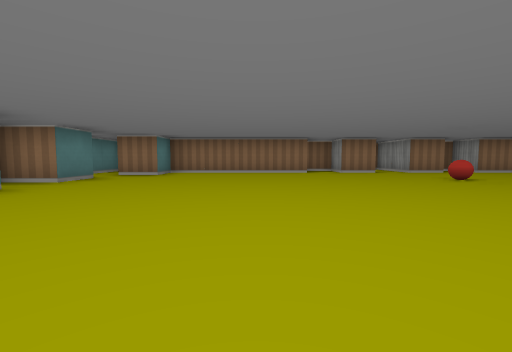
[1] (above)

16 first-person views from a walk through a cub3D maze. The camera is about half as high as the walls, tilts 4° down and sees 90° across. The floor is counted in squares. Each view is taken from the middle of a square. On the plan, view 1 faces up. The plan holds only what a view shows up to about 9 squares ahead; the rest is blank.

[2]
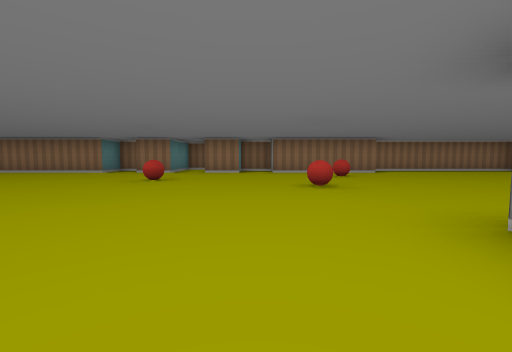

[3]
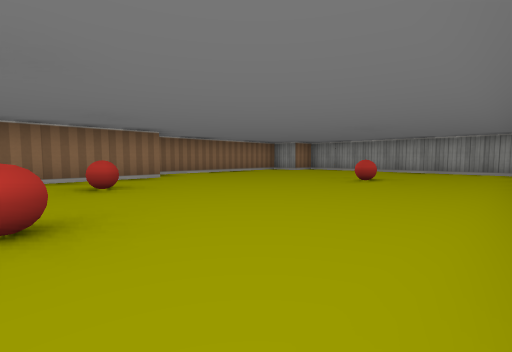

[4]
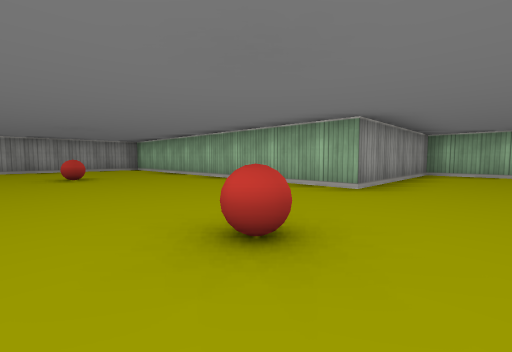

[5]
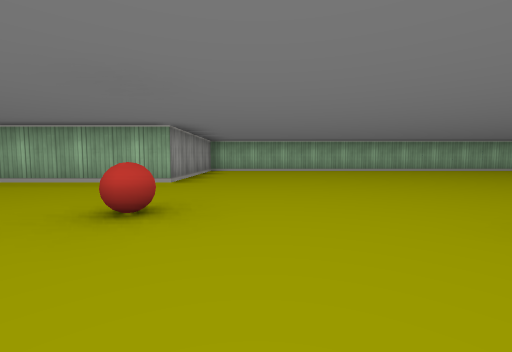

[6]
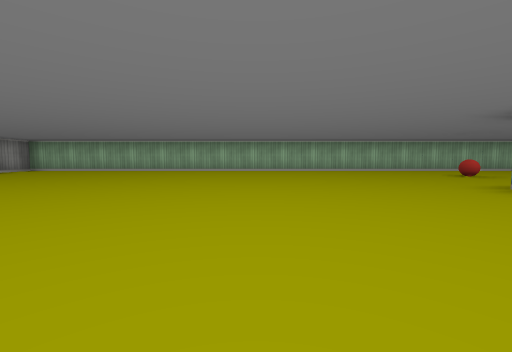

[7]
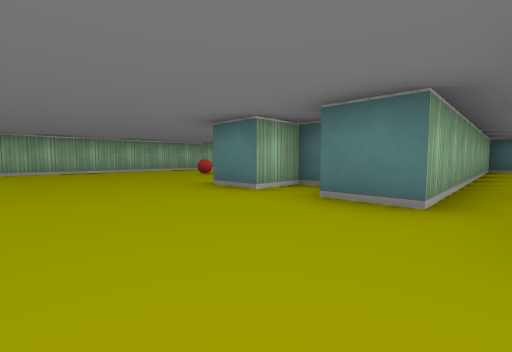

[8]
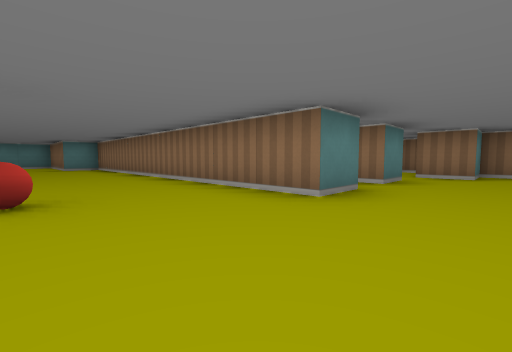

[9]
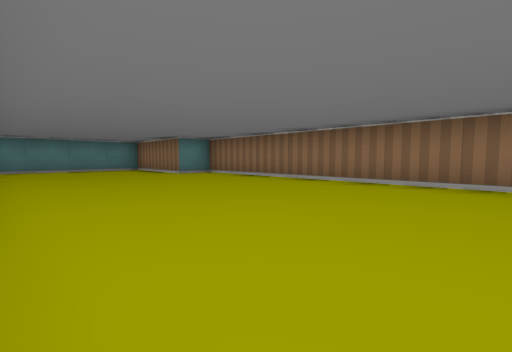

[10]
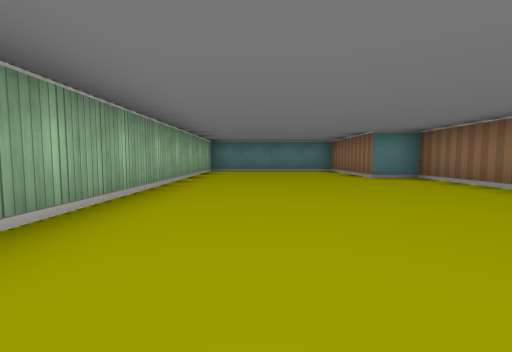

[11]
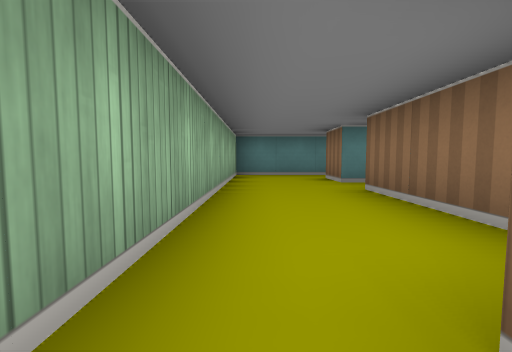

[12]
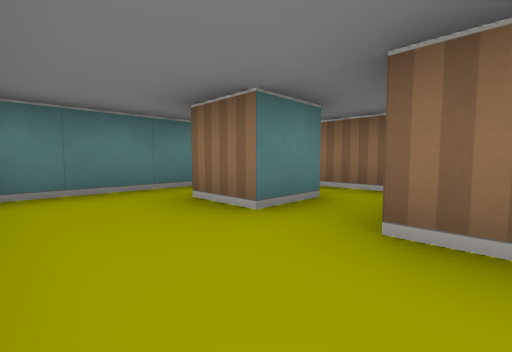

[13]
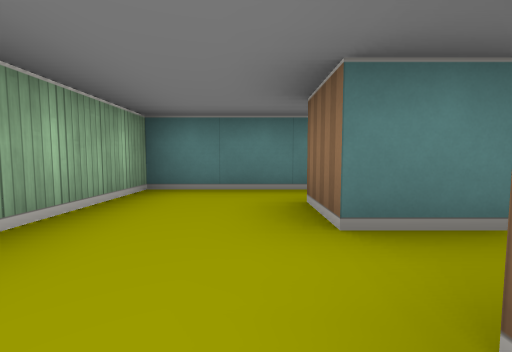

[14]
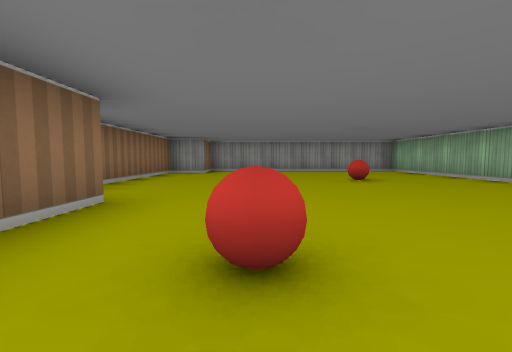

[15]
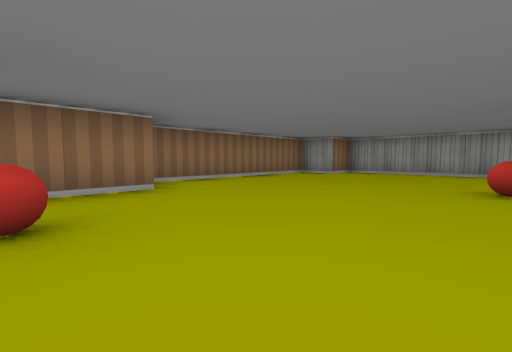

[16]
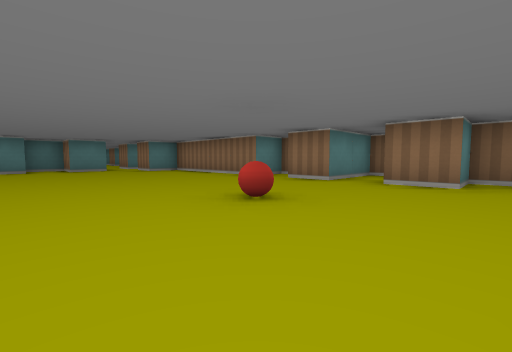

### Floor plan
Ten units are one square. View 1 is at (0, 0); x grows to the right and y downward. Boxes are objects, and circles mark ways between rooms. Rooms are numbered by the first view taken in them; rooms with no view inside come last. Other rooms are left out.
<svg viewBox="-160 -101 320 131">
<path fill="none" stroke="#000" d="M-35 -55 -35 -45 -45 -45 -45 -35 -35 -35 -35 -25 -125 -25 -125 -15 -155 -15 -155 25 75 25 75 -15 155 -15 155 -75 145 -75 145 -85 99 -85M35 -96 35 -75 25 -75 25 -85 15 -85 15 -75 -25 -75 -25 -65 -35 -65M96 -75 65 -75 65 -85 55 -85 55 -75 45 -75 45 -91M-39 -85 -45 -85 -45 -70M-55 -55 -35 -55M-95 -86 -95 -75 -105 -75M-91 -95 -101 -95M-65 -75 -85 -75M-115 -81 -115 -55 -55 -55"/>
<rect x="-55" y="-5" width="10" height="10" fill="#bbb"><title>ball</title></rect>
<rect x="35" y="-55" width="10" height="10" fill="#bbb"><title>ball</title></rect>
<rect x="65" y="-45" width="10" height="10" fill="#bbb"><title>ball</title></rect>
<rect x="75" y="-65" width="10" height="10" fill="#bbb"><title>ball</title></rect>
<rect x="115" y="-45" width="10" height="10" fill="#bbb"><title>ball</title></rect>
<circle cx="-30" cy="-60" r="3" fill="#2a7"/>
<circle cx="-50" cy="-60" r="3" fill="#2a7"/>
<text x="10" y="-20">1</text>
<text x="-40" y="-70">2</text>
<text x="-90" y="-70">3</text>
</svg>
Room 1 opens to room 2. Room 2 opens to room 3.

Where each view was taken, in squares from view 1:
view 1: 0 up, 0 right, facing up
view 2: 0 up, 6 right, facing up
view 3: 2 up, 7 right, facing up-right
view 4: 5 up, 6 right, facing down-right
view 5: 6 up, 6 right, facing down
view 6: 6 up, 0 right, facing down
view 7: 6 up, 1 left, facing down-left
view 8: 0 up, 2 left, facing up-left
view 9: 2 down, 6 left, facing up-left
view 10: 1 down, 7 left, facing left
view 11: 6 up, 5 left, facing left
view 12: 6 up, 8 left, facing up-left
view 13: 7 up, 8 left, facing left
view 14: 6 up, 7 right, facing right
view 15: 4 up, 8 right, facing up-right
view 16: 3 up, 6 right, facing up-left
